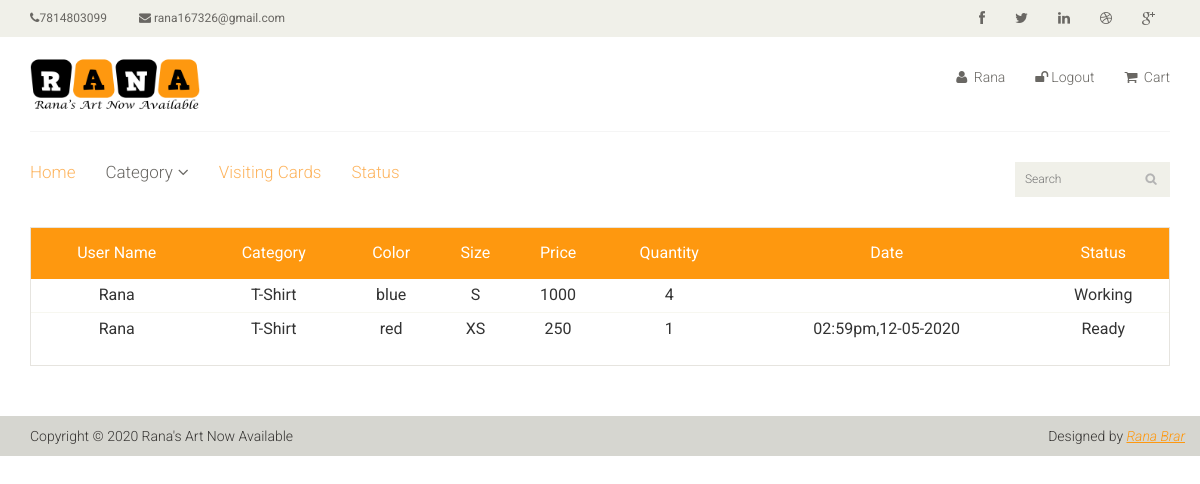
The app's page /status.php (signed in) with its own data.
### tables this page shows
CREATE TABLE `orders` (
  `order_id` int(11) NOT NULL,
  `pay_id` varchar(1000) NOT NULL,
  `user_id` int(11) NOT NULL,
  `category_id` int(11) NOT NULL,
  `user_color` varchar(40) NOT NULL,
  `user_size` varchar(40) NOT NULL,
  `total_price` int(11) NOT NULL,
  `qty` int(11) NOT NULL,
  `user_img` text NOT NULL,
  `date` varchar(100) NOT NULL,
  `status` text NOT NULL DEFAULT 'Pending'
);

CREATE TABLE `user` (
  `user_id` int(11) NOT NULL,
  `username` varchar(40) NOT NULL,
  `email` varchar(40) NOT NULL,
  `phone` text NOT NULL,
  `country` varchar(40) NOT NULL,
  `state` varchar(40) NOT NULL,
  `city` varchar(40) NOT NULL,
  `address` varchar(400) NOT NULL,
  `pincode` int(11) NOT NULL,
  `password` text NOT NULL
);

CREATE TABLE `category` (
  `category_id` int(11) NOT NULL,
  `category_name` varchar(40) NOT NULL,
  `color` text NOT NULL,
  `size` text NOT NULL,
  `img` text NOT NULL,
  `price` int(11) NOT NULL
);

### status.php (the view)
<?php require_once("header.php"); ?>
<section id="cart_items">
    <div class="container">
        <div class="table-responsive cart_info">
            <table class="table table-condensed">
                <thead>
                    <tr class="cart_menu">
                        <td align="center" class="price">User Name</td>
                        <td align="center" class="quantity">Category</td>
                        <td align="center" class="total">Color</td>
                        <td align="center" class="price">Size</td>
                        <td align="center" class="price">Price</td>
                        <td align="center" class="quantity">Quantity</td>
                        <td align="center" class="total">Date</td>
                        <td align="center" class="total">Status</td>
                    </tr>
                </thead>
                <tbody>
                    <?php
                    require_once('conn.php');
                    $uid = $_SESSION['user_id'];
                    $sql = "select * from orders left join category on category.category_id = orders.category_id left join user on user.user_id = orders.user_id where orders.user_id = ?";
                    $result = $conn->prepare($sql);
                    $result->execute(array($uid));
                    if ($result->rowCount() > 0) {
                        while ($row = $result->fetch(PDO::FETCH_ASSOC)) {
                    ?>
                            <tr>
                                <td align="center"> <?php echo $row['username']; ?>
                                </td>
                                <td align="center">
                                    <?php echo $row['category_name']; ?>
                                </td>
                                <td align="center">
                                    <?php echo $row['user_color']; ?>
                                </td>
                                <td align="center">
                                    <?php echo $row['user_size']; ?>
                                </td>
                                <td align="center">
                                    <?php echo $row["total_price"]; ?>
                                </td>
                                <td align="center">
                                    <?php echo $row['qty']; ?>
                                </td>
                                <td align="center">
                                    <?php echo $row['date']; ?>
                                </td>
                                <td align="center">
                                    <?php echo $row['status']; ?>
                                </td>
                            </tr>
                    <?php  }
                    }
                    ?>
                </tbody>
            </table>
        </div>
    </div>
</section>
<?php require_once("footer.php"); ?>

### css/main.css (style rules this page uses)
body { font-family: 'Roboto', sans-serif; background:; position: relative; font-weight:400px; }
#cart_items .cart_info { border: 1px solid #E6E4DF; margin-bottom: 50px }
#cart_items .cart_info .cart_menu { background: #FE980F; color: #fff; font-size: 16px; font-family: 'Roboto', sans-serif; font-weight: normal; }
#cart_items .cart_info .table.table-condensed thead tr { height: 51px; }
#cart_items .cart_info .table.table-condensed tr { border-bottom: 1px solid#F7F7F0 }
#cart_items .cart_info .table.table-condensed tr:last-child { border-bottom: 0 }
.cart_info table tr td { border-top: 0 none; vertical-align: inherit; }

### records on screen
orders: user.username "Rana", category.category_name "T-Shirt", user_color "blue", user_size "S", total_price "1000", qty "4", status "Working"
orders: user.username "Rana", category.category_name "T-Shirt", user_color "red", user_size "XS", total_price "250", qty "1", date "02:59pm,12-05-2020", status "Ready"

### other values on screen
$_SESSION['username'] "Rana"
